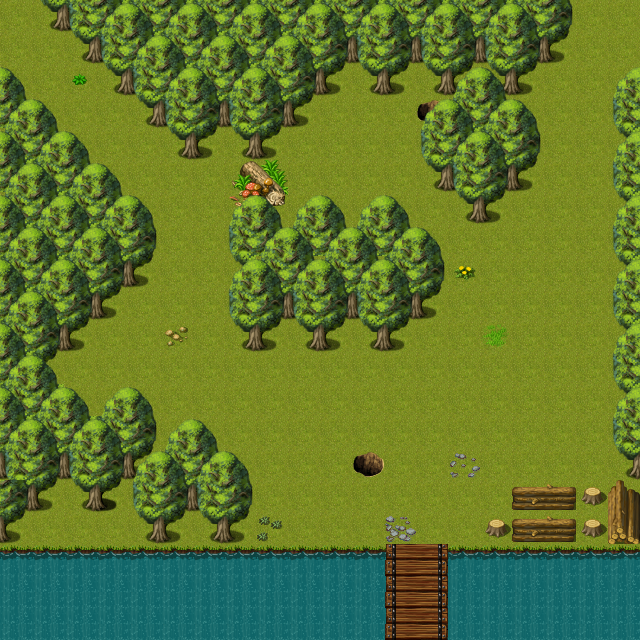

A level layout from a 2D game, rendered from its tile map. Below: a short description, then the map file with tile-grid data replaced by summaries:
An orthogonal 20x20 tile map with 32x32 px tiles, 5 tile layers (ground, ground2, terrain1, terrain2, ...), 6 tilesets and 28 objects (wood1, wood2, portal2, portal1, wood4, ...).

<map version="1.0" tiledversion="1.0.3" orientation="orthogonal" renderorder="right-up" width="20" height="20" tilewidth="32" tileheight="32" nextobjectid="101">
 <properties>
  <property name="music" value="THEME_FOREST" />
 </properties>
 <tileset firstgid="1" source="spring_D2_Candacis.tsx" />
 <tileset firstgid="257" source="outside_decoration.tsx" />
 <tileset firstgid="513" source="spring_E2_Candacis.tsx" />
 <tileset firstgid="769" source="Celianna_TileA2.tsx" />
 <tileset firstgid="1249" source="Celianna_TileA1.tsx" />
 <tileset firstgid="1729" source="terrain.tsx" />
 <layer name="ground" width="20" height="20">
  <data>[400 cells, 400 non-empty, 4 distinct tile ids]</data>
 </layer>
 <layer name="ground2" width="20" height="20">
  <data>[400 cells, 146 non-empty, 39 distinct tile ids]</data>
 </layer>
 <layer name="terrain1" width="20" height="20">
  <data>[400 cells, 58 non-empty, 24 distinct tile ids]</data>
 </layer>
 <layer name="terrain2" width="20" height="20">
  <data>[400 cells, 12 non-empty, 11 distinct tile ids]</data>
 </layer>
 <layer name="terrain3" width="20" height="20">
  <data>[400 cells, 0 non-empty, 0 distinct tile ids]</data>
 </layer>
 <objectgroup name="interactions">
  <object id="80" name="wood1" gid="299" x="128" y="174.667" width="32" height="32" />
  <object id="85" name="wood2" gid="299" x="545.333" y="95.3333" width="32" height="32" />
  <object id="86" name="portal2" gid="299" x="584.667" y="57.3333" width="32" height="32" />
  <object id="87" name="portal1" gid="299" x="19.3333" y="72" width="32" height="32" />
  <object id="92" name="wood4" gid="299" x="420" y="240.667" width="32" height="32" />
  <object id="93" name="challenge_portal_checkpoint" gid="299" x="328.667" y="174" width="32" height="32" />
  <object id="95" name="wood3" gid="299" x="74" y="158.667" width="32" height="32" />
  <object id="96" name="portal3" gid="1774" x="401.333" y="628.667" width="32" height="32" />
 </objectgroup>
 <objectgroup name="items">
  <object id="88" name="KeyIron" type="ITEM" gid="299" x="48.6667" y="544" width="32" height="32" />
 </objectgroup>
 <objectgroup name="collision">
  <object id="19" x="-1.83125" y="555">
   <polygon points="1.83125,-8 391.888,-10 392.498,87 2.44167,85" />
  </object>
  <object id="35" x="638" y="477">
   <polygon points="3,92 -35,92 -23,-10 -26,-401 1,-412" />
  </object>
  <object id="62" x="2" y="96">
   <polygon points="0,0 137,135 140,190 47,265 50,315 141,315 138,377 110,413 76,413 64,393 17,451 -1,451" />
  </object>
  <object id="63" x="143" y="546">
   <polygon points="-6,1 12,-39 43,-74 77,-52 104,0" />
  </object>
  <object id="64" x="0" y="2">
   <polygon points="0,0 0,10 40,12 187,158 265,158 340,83 372,93 429,95 526,92 558,56 576,10 642,8 640,-3" />
  </object>
  <object id="65" x="2" y="104">
   <polygon points="0,0 9,1 9,-102 -3,-103" />
  </object>
  <object id="66" x="641" y="76">
   <polygon points="0,0 -11,-1 -12,-76 1,-77" />
  </object>
  <object id="67" x="478" y="225">
   <polygon points="0,0 -45,-40 -44,-93 0,-121 42,-87 44,-37" />
  </object>
  <object id="68" x="431" y="315">
   <polygon points="0,0 -42,38 -191,35 -192,-86 -129,-73 -13,-73" />
  </object>
  <object id="69" x="513" y="547">
   <polygon points="-32,-1 -30,-32 -0.833333,-38.5 -1.25,-61.25 96.875,-60.625 99,-35 99,-3" />
  </object>
  <object id="71" x="415" y="99">
   <polygon points="0,0 1,22 30,22 27,0" />
  </object>
  <object id="72" x="369" y="451">
   <polygon points="0,0 -18,6 -17,16 3,28 15,20 16,8" />
  </object>
  <object id="90" x="241.333" y="162.667">
   <polygon points="0,0 -13.3333,19.3333 8,46 7.33333,68 25.3333,68.6667 25.3333,44.6667 46.6667,44 47.3333,16 32,-6.66667" />
  </object>
  <object id="98" x="443.333" y="546.667" width="196.667" height="95.3333" />
  <object id="100" x="385.333" y="632" width="64.6667" height="10.6667" />
 </objectgroup>
 <objectgroup name="zindex_terrain2">
  <object id="76" x="141" y="545">
   <polygon points="0,0 -13,-31 -13,-75 36,-129 67,-130 118,-75 108,2" />
  </object>
 </objectgroup>
 <objectgroup name="zindex">
  <object id="73" x="2" y="54">
   <polygon points="0,0 156,155 158,215 55,317 67,330 142,330 160,367 157,394 121.833,428 111.25,439.333 114.292,447.167 105.667,459.667 36,463 17,491 -4,488" />
  </object>
  <object id="74" x="255" y="193">
   <polygon points="0,0 138,-1 192,65 191,99 147,159 -32,160 -30,10" />
  </object>
  <object id="75" x="467" y="222">
   <polygon points="0,0 29,2 77,-37 73,-114 9,-172 -51,-107 -53,-46" />
  </object>
 </objectgroup>
</map>
